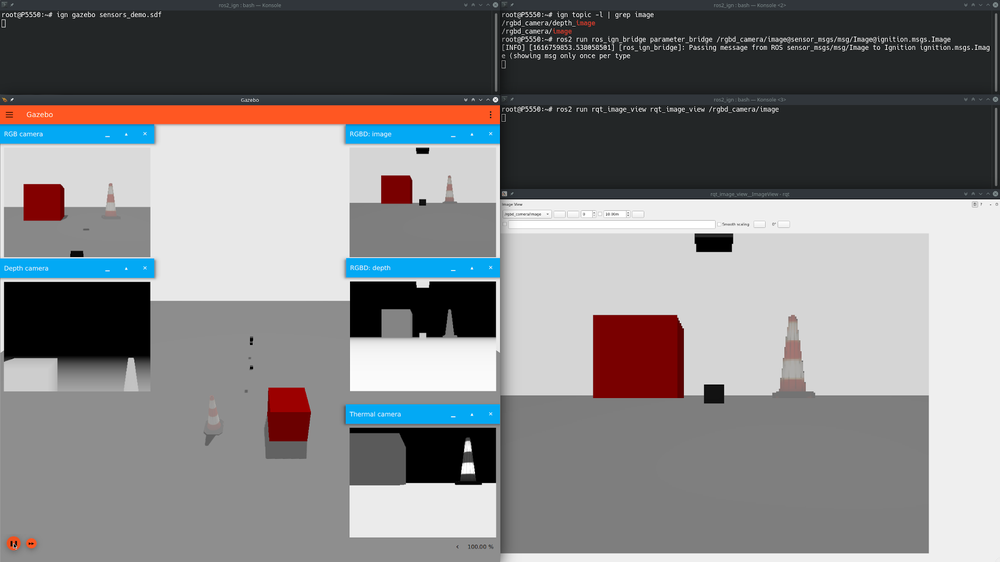
#> input picture images/bridge_image_exchange.png, 1000 x 562 px, shrunk from 1920 x 1080 before the run
$ python -i main_line_preprocessing.py   (imports and definitions only)
#> lines starting #> are read from the running program, lines starting #| are printed output that depends on the picture; after the words box and inside, x2 and y2 are one past the last pixel; in counts of white or black regions, pixels touching at a corner belong together
#> further down, picture is the input picture: shape (562, 1000, 3); mean B, G, R 130.7, 129.2, 129.6
import numpy as np
import cv2

# [22 lines of commented-out code are left out]

class OrangeBinaryProcessor:
        def __init__(self):
                self.one = 1
        def to_binary(self, img):
                if len(img.shape) == 3 and img.shape[2] ==3:
                        hsv = cv2.cvtColor(img, cv2.COLOR_BGR2HSV)
#> hsv: shape (562, 1000, 3); mean H, S, V 30.1, 23.7, 137.1
                else:
                        hsv = img
                mask1 = cv2.inRange(hsv, np.array([0, 100, 100], dtype=np.uint8), np.array([10, 255, 255], dtype=np.uint8))
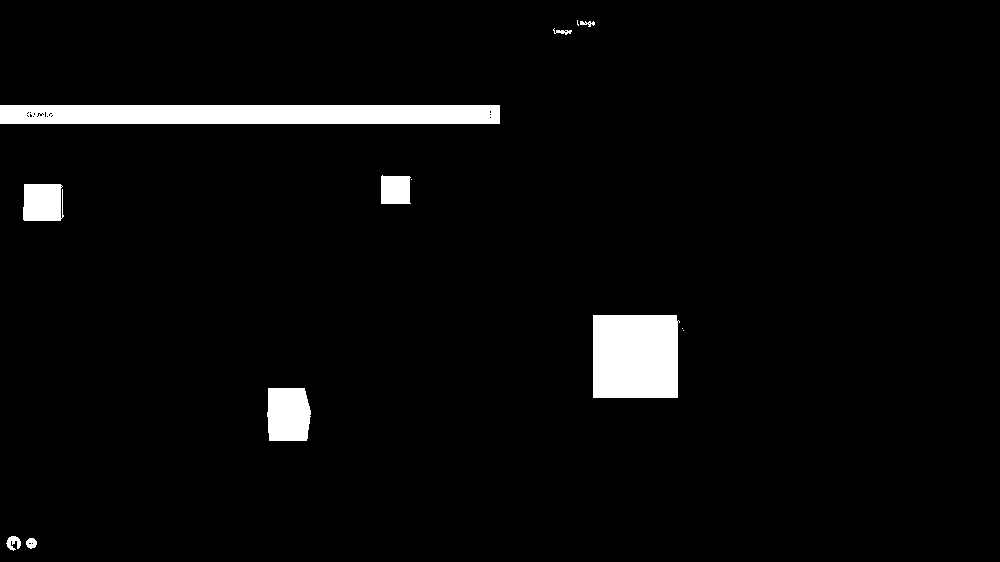
#> mask1: shape (562, 1000); 3.8% white; 13 white regions (4 under 20 px), largest, box (x1, y1, x2, y2) and area: (0, 105, 500, 124) 9460, (593, 315, 680, 398) 7052, (267, 388, 311, 441) 2145
                mask2 = cv2.inRange(hsv, np.array([160, 100, 100], dtype=np.uint8), np.array([180, 255, 255], dtype=np.uint8))
#> mask2: shape (562, 1000); every value is 0
                mask = cv2.bitwise_or(mask1, mask2)
                return mask


>>> import cv2
>>> picture = cv2.imread('../images/bridge_image_exchange.png')
>>> result = OrangeBinaryProcessor().to_binary(picture)
